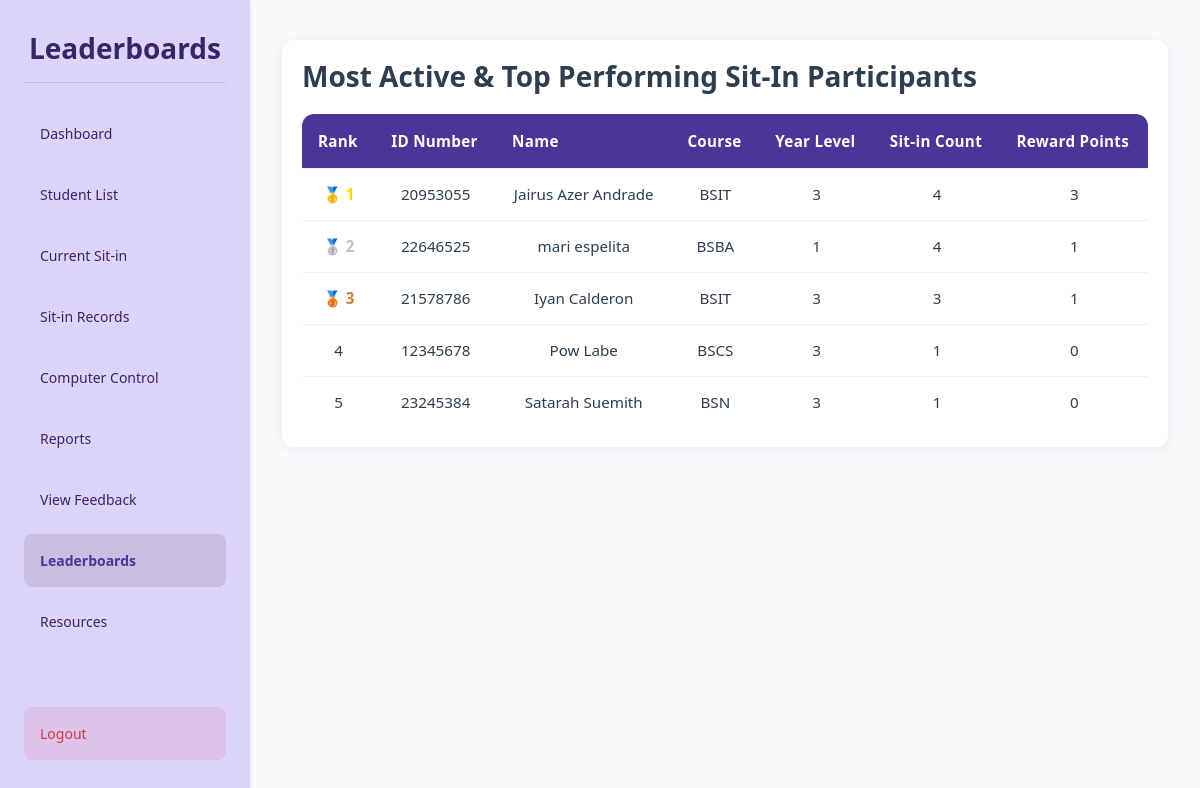
The page /admin/leaderboards (signed in) on the database as committed earlier.
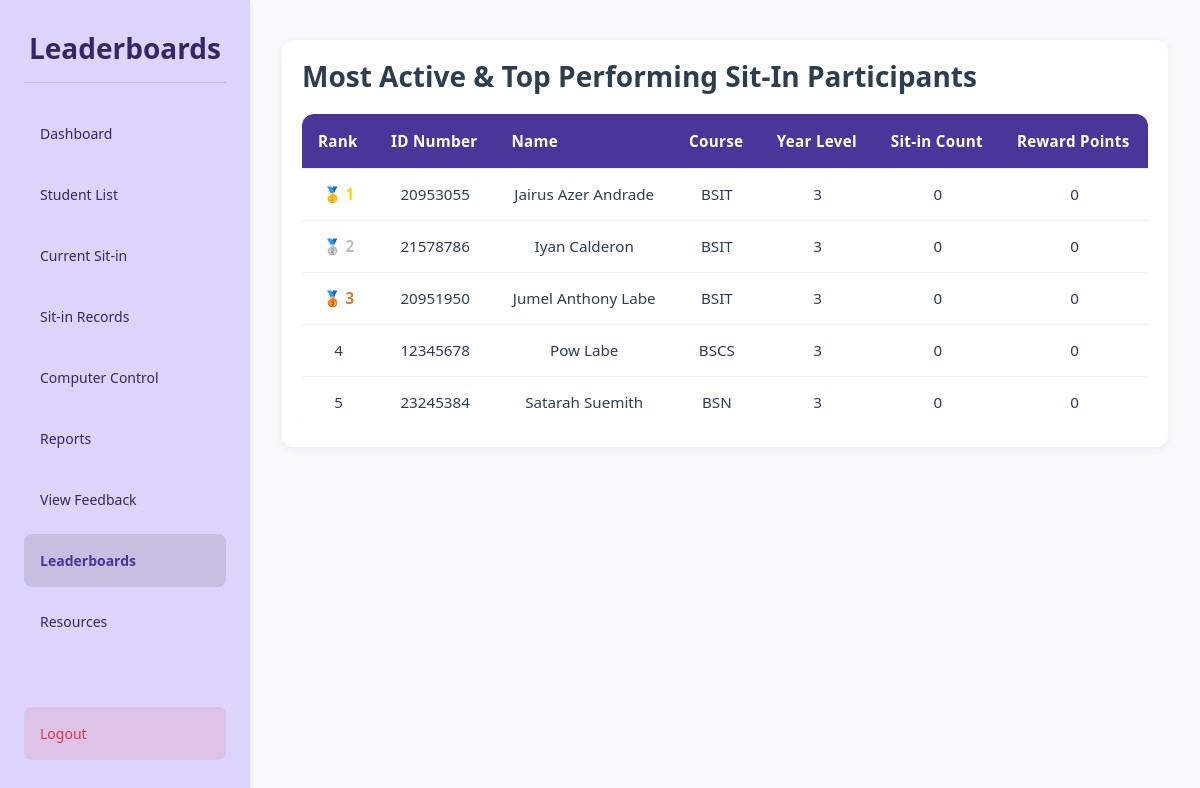
The same page on the database as committed later.
### tables this page shows
CREATE TABLE students ( 
idno TEXT PRIMARY KEY,
lastname TEXT NOT NULL,
firstname TEXT NOT NULL,
midname TEXT,
course TEXT NOT NULL,
year_level INTEGER NOT NULL,
email_address TEXT NOT NULL,
username TEXT NOT NULL CHECK (username = idno),
password TEXT NOT NULL,
profile_picture TEXT DEFAULT NULL,
session_count INTEGER DEFAULT 30
, reward_points INTEGER DEFAULT 0, reward_redeemable INTEGER DEFAULT 0, sit_in_count INTEGER DEFAULT 0);

### routes/admin_routes.py (the view)
@admin_bp.route('/leaderboards')
def leaderboards():
    if session.get('user_type') != 'admin':
        flash("Admin access required.", "danger")
        return redirect(url_for('auth.login'))
    leaderboard_data = get_combined_leaderboard_students(limit=5)
    return render_template(
        'admin/leaderboards.html',
        leaderboard_data=leaderboard_data
    )

### app.py (called while the page is built)
@app.after_request
def add_header(response):
    if 'Cache-Control' not in response.headers:
        response.headers['Cache-Control'] = 'no-store, no-cache, must-revalidate, post-check=0, pre-check=0, max-age=0'
        response.headers['Pragma'] = 'no-cache'
        response.headers['Expires'] = '-1'
    return response

### templates/admin/leaderboards.html (shortened to what this page needs)
{% extends "admin/base.html" %}
{% block content %}
<head>
    <link rel="stylesheet" href="static/styles.css">
    <link href="https://cdn.jsdelivr.net/npm/bootstrap@5.3.0/dist/css/bootstrap.min.css" rel="stylesheet">
</head>
<body>
    <div class="dashboard-container">
        <div class="sidebar">
            <h1 class="dashboard-title">Leaderboards</h1>
            <a href="{{ url_for('admin.admin_dashboard') }}" class="menu-btn">Dashboard</a>
            <a href="{{ url_for('admin.student_list') }}" class="menu-btn">Student List</a>
            <a href="{{ url_for('admin.current_sit_in') }}" class="menu-btn">Current Sit-in</a>
            <a href="{{ url_for('admin.sit_in_records') }}" class="menu-btn">Sit-in Records</a>
            <a href="{{ url_for('admin.computer_control') }}" class="menu-btn">Computer Control</a>
            <a href="{{ url_for('admin.reports') }}" class="menu-btn">Reports</a>
            <a href="{{ url_for('admin.feedback_reports') }}" class="menu-btn">View Feedback</a>
            <a href="{{ url_for('admin.leaderboards') }}" class="menu-btn active">Leaderboards</a>
            <a href="{{ url_for('admin.admin_resources') }}" class="menu-btn">Resources</a>
            <a href="{{ url_for('admin.logout') }}" class="menu-btn logout-btn">Logout</a>
        </div>
        <div class="content">
            <div class="container">
                <div class="table-container">
                    <div class="table-header">
                        <h2 class="table-title">Most Active & Top Performing Sit-In Participants</h2>
                    </div>
                    <table class="custom-table" id="leaderboardTable">
                        <thead>
                            <tr>
                                <th>Rank</th>
                                <th>ID Number</th>
                                <th>Name</th>
                                <th>Course</th>
                                <th>Year Level</th>
                                <th>Sit-in Count</th>
                                <th>Reward Points</th>
                            </tr>
                        </thead>
                        <tbody id="leaderboardTableBody">
                            {% for student in leaderboard_data %}
                            <tr>
                                <td>
                                    {% if loop.index == 1 %}
                                        <span class="rank-1">🥇 1</span>
                                    {% elif loop.index == 2 %}
                                        <span class="rank-2">🥈 2</span>
                                    {% elif loop.index == 3 %}
                                        <span class="rank-3">🥉 3</span>
                                    {% else %}
                                        {{ loop.index }}
                                    {% endif %}
                                </td>
                                <td>{{ student.idno }}</td>
                                <td>{{ student.firstname }} {{ student.lastname }}</td>
                                <td>{{ student.course }}</td>
                                <td>{{ student.year_level }}</td>
                                <td>{{ student.sit_in_count }}</td>
                                <td>{{ student.reward_points }}</td>
                            </tr>
                            {% else %}
                            <tr>
                                <td colspan="7" class="text-center">No data available.</td>
                            </tr>
                            {% endfor %}
                        </tbody>
                    </table>
                </div>
            </div>
        </div>
    </div>
</body>
{% endblock %}

Rows that differ between the two databases and show on the page:
no longer on this page (row edited): students: shows "🥈 2", idno "22646525", firstname "mari", lastname "espelita", course "BSBA", year_level "1", sit_in_count "4", reward_points "1"
changed students "Jairus Azer": sit_in_count "4" → "0"; reward_points "3" → "0"
changed students "Iyan": sit_in_count "3" → "0"; reward_points "1" → "0"; text "🥉 3" → "🥈 2"
now on this page (row unchanged): students: shows "🥉 3", idno "20951950", firstname "Jumel Anthony", lastname "Labe", course "BSIT", year_level "3", sit_in_count "0", reward_points "0"
changed students "Pow": sit_in_count "1" → "0"
changed students "Satarah": sit_in_count "1" → "0"
